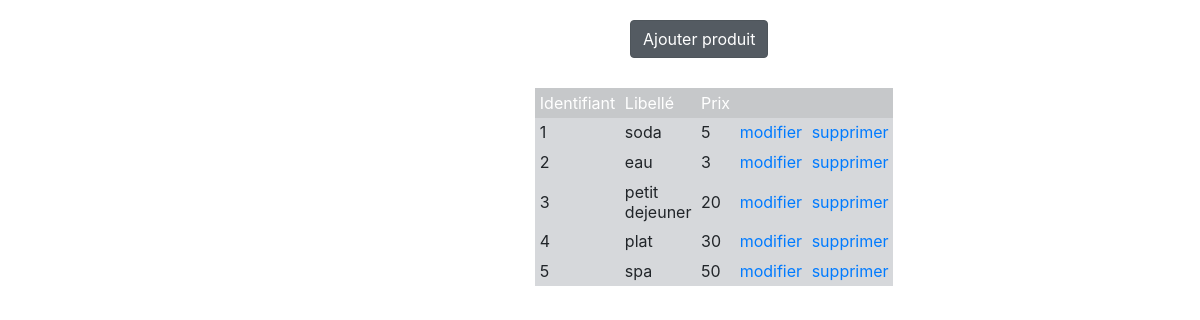
Page /gererProduit.php on the committed database.
### tables this page shows
CREATE TABLE IF NOT EXISTS `produit` (
  `id_produit` int(20) NOT NULL AUTO_INCREMENT,
  `libelle` varchar(50) NOT NULL,
  `prix` int(20) NOT NULL,
  PRIMARY KEY (`id_produit`),
  KEY `id_produit` (`id_produit`)
);

### gererProduit.php (the view, shortened to what this page needs)
<!doctype>
<html lang="en">
<head>
    <link href="vendor/bootstrap/css/bootstrap.min.css" rel="stylesheet">
    <link href="gererProduitCss.css" rel="stylesheet">
</head>
<body>
<div class="corps" style="margin-left: 600px;">
     <div class="bb" style="margin-left: 30px;">
	       <a href="ajouterProduit.php" class="btn btn-secondary active" role="button" aria-pressed="true">Ajouter produit</a>
     </div>
    <div class="col-1">
	<table class="table-hover table-sm">
	<?php
			try
		{
			$bdd = new PDO('mysql:host=localhost;dbname=projet;charset=utf8', 'root', '');
		}
		catch (PDOException $e)
		{
			die('erreur : '.$e->getMessage());
		}
		$req=$bdd->query('SELECT * from `Produit`');
			?>
        <tr class="table-dark">
            <td>Identifiant</td>
            <td>Libellé</td>
            <td>Prix</td>
            <td></td>
            <td></td>
        </tr>
        <?php
		while($resultat=$req->fetch())
		{
			?>
			<tr class="table-secondary">
				<td><?php echo $resultat['id_produit'];?></td>
				<td><?php echo $resultat['libelle'];?></td>
				<td><?php echo $resultat['prix'];?></td>
				<td><a href="modifierProduit.php?<?php echo 'id='.($resultat['id_produit']).'&libellé='.$resultat['libelle'].'&prix='.$resultat['prix'] ?>">modifier</a></td>
				<td><a href="supprimerProduit.php?id=<?php echo ($resultat['id_produit']) ?>">supprimer</a></td>
			</tr><?php
		}
	?>
	</table>
    </div>
</div>
</body>

### gererProduitCss.css (style rules this page uses)
.col-1 { padding-left: 0px; margin-left: -65px; }
.bb { margin-left: 6px; margin-top: 20px; margin-bottom: 30px; }

### rows in the picture
produit: id_produit "1", libelle "soda", prix "5"
produit: id_produit "2", libelle "eau", prix "3"
produit: id_produit "3", libelle "petit dejeuner", prix "20"
produit: id_produit "4", libelle "plat", prix "30"
produit: id_produit "5", libelle "spa", prix "50"
